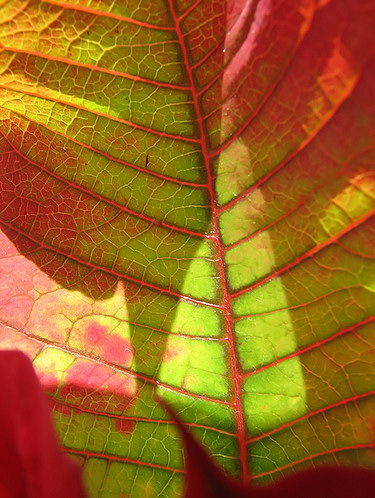
%> input picture 光电图像处理/测试数据/leaf.jpg, 375 x 498 px
$ octave myadpmedian.m   (GNU Octave 9; MATLAB toolbox functions it lacks are replaced by stand-ins)
%> lines starting %> are read from the running program, lines starting %| are printed output that depends on the picture; in (x1, y1, x2, y2) boxes, pixels count from 0 and x2, y2 are one past the last pixel; in counts of white or black regions, pixels touching at a corner belong together; the program's own positions count from 1
%==========================================================================
%                      Matlab 教学演示程序
%                      课程：图像处理及应用
%                      功能：Adaptive Median Filtering for image
%                      名称：myadpmedian.com
%                      作者：zhenming peng
%                      单位：University of Electronic Science and Technology
%                           of China
%                      时间：2014.10.05
%==========================================================================
clc;close all;clear all;

inimage = imread('leaf.jpg');
%> inimage is the input picture: size 498x375x3 uint8; mean R, G, B 156.5, 98.3, 26.2
Smax = 7;
if ndims(inimage) == 3,   % RGB is given
    g = rgb2gray(inimage);
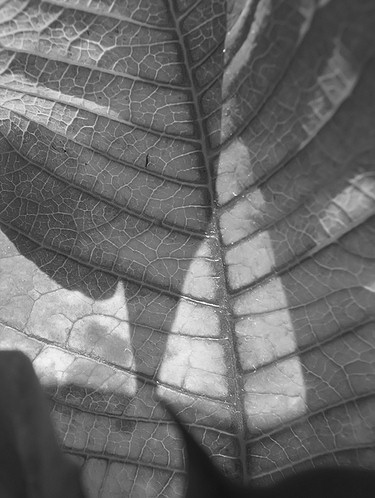
%> g: size 498x375 uint8; min 11, max 254, mean 107.5
else
    g = inimage;
end

subplot(2,2,1)
imshow(g)
title('Original Image')
noise=imnoise(g,'salt & pepper',0.2);
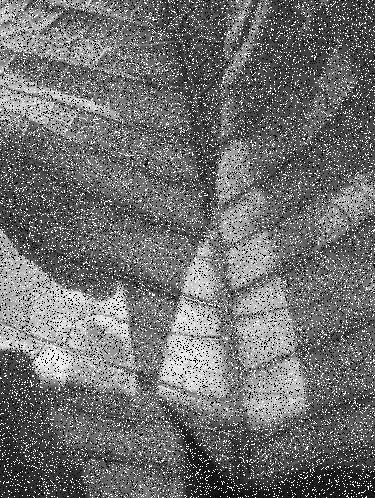
%> noise: size 498x375 uint8; min 0, max 255, mean 111.4
subplot(2,2,2)
imshow(noise)
title('Image with noisy')
subplot(2,2,3)
imshow(medfilt2(g,[3,3]))
title('Median Filtering')

subplot(2,2,4)
%==========================================================================
%This file includes a function what is named Updated Median Filtering.
%The input should be a picture(g) and the size of moldboard(Smax).

%Smax is the size of filtering moldboard.It must be an odd integer.
%if (Smax<=1)||(Smax/2==round(Smax/2))||(Smax~=round(Smax))
 %   error('Smax must be an odd integer >1');
%end
%==========================================================================
[M,N]=size(g);
%> M = 498; N = 375
% Initializing...
f=g;
% f( : )=0;
alreadyProcessed=false(size(g));
%Start filtering
for k=3:2:Smax
    %k*k Minimum filter
    zmin=ordfilt2(g,1,ones(k,k),'symmetric');        % 最小值滤波
     %k*k Maximum filter
    zmax=ordfilt2(g,k*k,ones(k,k),'symmetric');      % 最大值滤波
    %k*k Median filter
    zmed=medfilt2(g,[k,k],'symmetric');              % 中值滤波

    %Judge that if Zmed is a pulse
    processUsingLevelB=(zmed>zmin)&(zmax>zmed)&~alreadyProcessed;

    % Judge that if Zxy is a pulse
    zB=(g>zmin)&(zmax>g);

    outputZxy=processUsingLevelB&zB;
    outputZmed=processUsingLevelB&~zB;
    f(outputZxy)=g(outputZxy);
        f(outputZmed)=zmed(outputZmed);
    alreadyProcessed=alreadyProcessed | processUsingLevelB;
    if all(alreadyProcessed( : ))
        break;
    end
end
%> this loop made 3 passes
%> pass 1, `zmin=ordfilt2(g,1,ones(k,k),'symmetric');`:
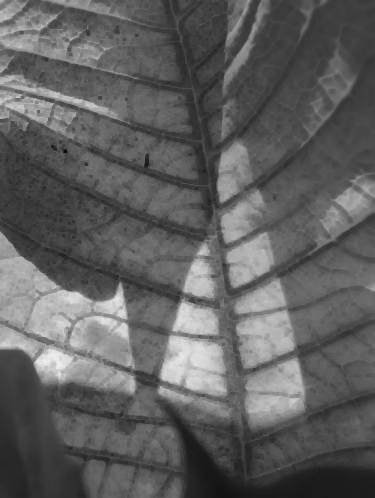
%> zmin: size 498x375 uint8; min 11, max 239, mean 95.4
%> pass 1, `zmax=ordfilt2(g,k*k,ones(k,k),'symmetric');`:
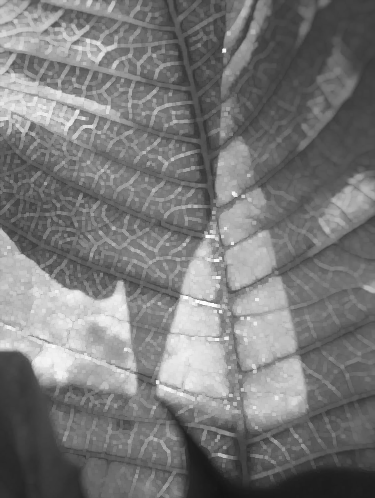
%> zmax: size 498x375 uint8; min 19, max 254, mean 120.6
%> pass 1, `processUsingLevelB=(zmed>zmin)&(zmax>zmed)&~alreadyProcessed;`:
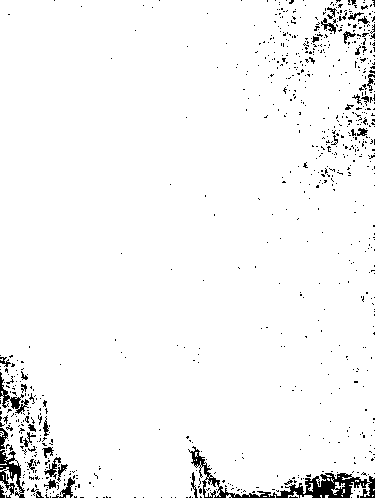
%> processUsingLevelB: size 498x375 logical; 96.4% white; 800 black regions (766 under 20 px), largest, box (x1, y1, x2, y2) and area: (188, 446, 375, 498) 1887, (0, 450, 25, 498) 517, (0, 372, 29, 414) 309
%> after the loop:
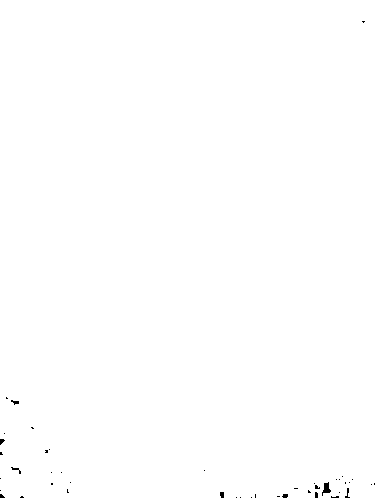
%> alreadyProcessed: size 498x375 logical; 99.8% white; 44 black regions (38 under 20 px), largest, box (x1, y1, x2, y2) and area: (322, 482, 331, 496) 64, (11, 467, 21, 474) 23, (11, 400, 19, 405) 22, (220, 492, 224, 498) 22, (345, 488, 350, 498) 21, (282, 494, 288, 498) 20
%> after the loop:
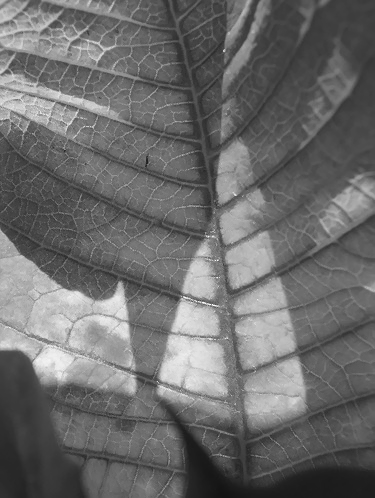
%> f: size 498x375 uint8; 15.04% of pixels changed, all inside (x1, y1, x2, y2) = (0, 0, 375, 498)
imshow(f);title('Image with adaptive median filtering')

%==========================================================================
%figure,imshow(g);title('Original Image')
figure,imshow(medfilt2(g));title('Image with median filtering')
figure,imshow(f);title('Image with adaptive median filtering')
